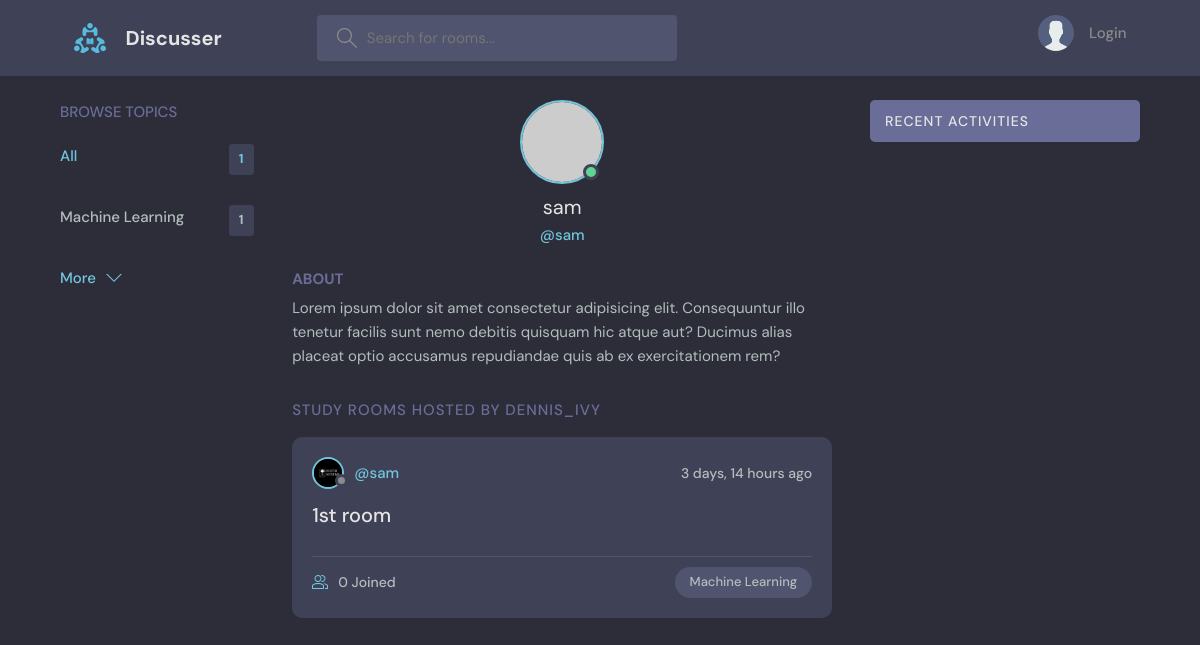
The app's page /profile/1/, older data.
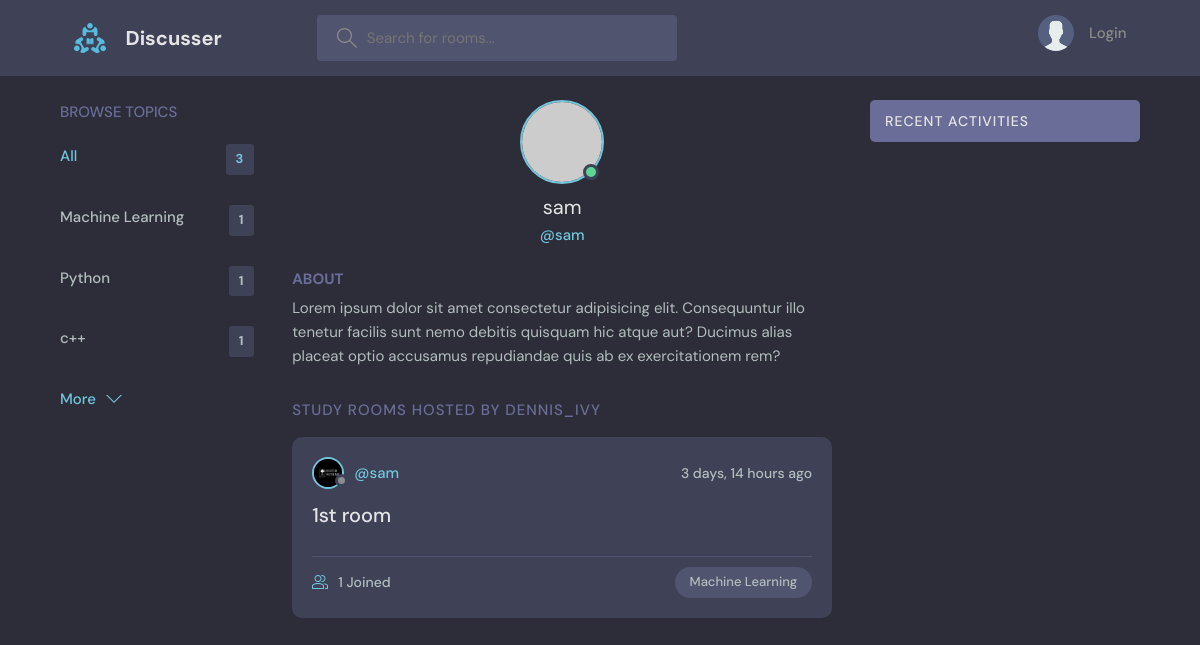
The same page, newer data.
### base/models.py (models this page shows, shortened)
class Topic(models.Model):
    name=models.CharField(max_length = 200)

class User(AbstractUser):
    name = models.CharField(max_length = 200, null=True)
    email = models.EmailField(unique = True,null=True)
    bio = models.TextField(null=True)
    avatar = models.ImageField(null=True ,default="avatar.svg")
    USERNAME_FIELD = 'email'
    REQUIRED_FIELDS = []

class Room(models.Model):
    host=models.ForeignKey(User, on_delete=models.SET_NULL,null=True)
    topic =models.ForeignKey(Topic, on_delete=models.SET_NULL,null=True)
    name = models.CharField(max_length = 200)
    description = models.TextField(null=True, blank=True)
    participants = models.ManyToManyField(User, related_name='participants',blank=True)
    updated = models.DateTimeField(auto_now = True)
    created = models.DateTimeField(auto_now_add = True)
    class Meta:
        ordering = ['-updated','-created']

### base/views.py (the view)
# urls.py: path('profile/<str:pk>/',views.userProfile,name="user-profile"),
def userProfile(request,pk):
    user = User.objects.get(id=pk)
    rooms = user.room_set.all()
    room_messages = user.message_set.all()
    topics = Topic.objects.all()
    context = {'user':user,'rooms':rooms,'room_messages':room_messages,'topics':topics}
    return render(request,'base/profile.html',context)

### base/templates/base/profile.html (shortened to what this page needs)
{% extends 'main.html' %}
{% block content%}
  <main class="profile-page layout layout--3">
    <div class="container">
    {% include 'base/topics_component.html' %}
      <div class="roomList">
        <div class="profile">
          <div class="profile__avatar">
            <div class="avatar avatar--large active">
              <img src="https://randomuser.me/api/portraits/men/11.jpg" />
            </div>
          </div>
          <div class="profile__info">
            <h3>{{user.username}}</h3>
            <p>@{{user.username}}</p>
          </div>
          <div class="profile__about">
            <h3>About</h3>
            <p>
              Lorem ipsum dolor sit amet consectetur adipisicing elit. Consequuntur illo tenetur
              facilis sunt nemo debitis quisquam hic atque aut? Ducimus alias placeat optio
              accusamus repudiandae quis ab ex exercitationem rem?
            </p>
          </div>
        </div>
        <div class="roomList__header">
          <div>
            <h2>Study Rooms Hosted by dennis_ivy</a>
            </h2>
          </div>
        </div>
        {% include 'base/feed_component.html' %}
      </div>
         {% include 'base/activity_component.html' %}
    </div>
  </main>
{% endblock content %}

### templates/main.html (shortened to what this page needs)
{% load static %}
<!DOCTYPE html>
<html lang="en">
  <head>
    <link rel="stylesheet" href="/static/styles/main.css" />
  </head>
  <body>
    {% include 'navbar.html'%}
    {% block content %}{%endblock content%}
  </body>
</html>

### templates/navbar.html (shortened to what this page needs)
{% load static %}
<header class="header header--loggedIn">
  <div class="container">
    <a href="/" class="header__logo">
      <img src="/static/images/logo.svg" />
      <h1>Discusser</h1>
    </a>
    <form class="header__search" method="GET" action="/">
      <label>
        <input name="q" placeholder="Search for rooms..." />
      </label>
    </form>
    <nav class="header__menu">
      {% if request.user.is_authenticated %}
      <div class="header__user">
        <a href="/update-user">
          <div class="avatar avatar--medium active">
            <img src="{{request.user.avatar.url}}" />
          </div>
          <p>
            {{request.user.username}} <span>@{{request.user.username}}</span>
          </p>
        </a>
        <button class="dropdown-button">
          <svg
            version="1.1"
            xmlns="http://www.w3.org/2000/svg"
            width="32"
            height="32"
            viewBox="0 0 32 32"
          >
            <title>chevron-down</title>
            <path d="M16 21l-13-13h-3l16 16 16-16h-3l-13 13z"></path>
          </svg>
        </button>
      </div>
      {% else %}
      <a href="/login">
        <img src="static/images/avatar.svg" />
        <p>Login</p>
      </a>
      {% endif %}
    </nav>
  </div>
</header>

### base/templates/base/topics_component.html
<div class="topics">
  <div class="topics__header">
    <h2>Browse Topics</h2>
  </div>
  <ul class="topics__list">
    <li>
      <a href="/" class="active">All <span>{{topics.count}}</span></a>
    </li>
    {% for topic in topics %}
    <li>
      <a href="/?q={{topic.name}}"
        >{{topic.name}} <span>{{topic.room_set.all.count}}</span></a
      >
    </li>
    {% endfor %}
  </ul>
  <a class="btn btn--link" href="/topics">
    More
    <svg
      version="1.1"
      xmlns="http://www.w3.org/2000/svg"
      width="32"
      height="32"
      viewBox="0 0 32 32"
    >
      <title>chevron-down</title>
      <path d="M16 21l-13-13h-3l16 16 16-16h-3l-13 13z"></path>
    </svg>
  </a>
</div>

### base/templates/base/feed_component.html (shortened to what this page needs)
{% for room in rooms %}
<div class="roomListRoom">
  <div class="roomListRoom__header">
    <a href="/profile/{{room.host.id}}" class="roomListRoom__author">
      <div class="avatar avatar--small">
        <img src="{{room.host.avatar.url}}" />
      </div>
      <span>@{{room.host.username}}</span>
    </a>
    <div class="roomListRoom__actions">
      <span>{{room.created|timesince}} ago</span>
    </div>
  </div>
  <div class="roomListRoom__content">
    <a href="/room/{{room.id}}">{{room.name}}</a>
  </div>
  <div class="roomListRoom__meta">
    <a href="/room/{{room.id}}" class="roomListRoom__joined">
      {{room.participants.all.count}} Joined
    </a>
    <p class="roomListRoom__topic">{{room.topic.name}}</p>
  </div>
</div>
{%endfor%}

### base/templates/base/activity_component.html (shortened to what this page needs)
<div class="activities">
  <div class="activities__header">
    <h2>Recent Activities</h2>
  </div>
</div>

Row changes from the older to the newer data that the page shows:
added Topic: name "Python", room_set.all.count "1"
added Topic: name "c++", room_set.all.count "1"
computed for Room "1st room": participants.all.count "0" → "1"
Text that changed along with them:
{{ topics.count }}: "1" → "3"
